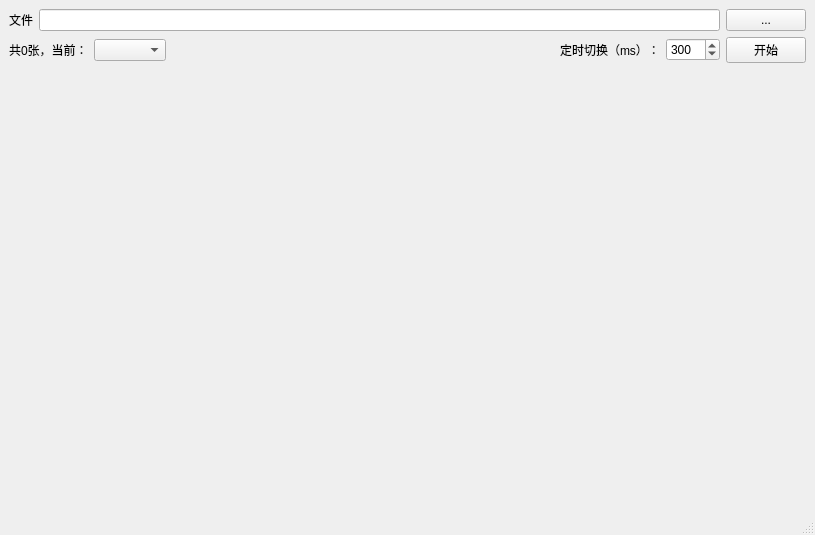
<?xml version="1.0" encoding="UTF-8"?>
<ui version="4.0">
 <class>MainWindow</class>
 <widget class="QMainWindow" name="MainWindow">
  <property name="geometry">
   <rect>
    <x>0</x>
    <y>0</y>
    <width>815</width>
    <height>535</height>
   </rect>
  </property>
  <property name="windowTitle">
   <string>MainWindow</string>
  </property>
  <widget class="QWidget" name="centralwidget">
   <layout class="QVBoxLayout" name="verticalLayout_2">
    <item>
     <layout class="QVBoxLayout" name="verticalLayout">
      <item>
       <layout class="QHBoxLayout" name="horizontalLayout">
        <item>
         <widget class="QLabel" name="label">
          <property name="text">
           <string>文件</string>
          </property>
         </widget>
        </item>
        <item>
         <widget class="QLineEdit" name="lineEdit_file"/>
        </item>
        <item>
         <widget class="QPushButton" name="pushButton_selectFile">
          <property name="text">
           <string>...</string>
          </property>
         </widget>
        </item>
       </layout>
      </item>
      <item>
       <layout class="QHBoxLayout" name="horizontalLayout_2">
        <item>
         <widget class="QLabel" name="label_info">
          <property name="text">
           <string>共0张，当前：</string>
          </property>
         </widget>
        </item>
        <item>
         <widget class="QComboBox" name="comboBox_curIndex"/>
        </item>
        <item>
         <spacer name="horizontalSpacer">
          <property name="orientation">
           <enum>Qt::Horizontal</enum>
          </property>
          <property name="sizeHint" stdset="0">
           <size>
            <width>40</width>
            <height>20</height>
           </size>
          </property>
         </spacer>
        </item>
        <item>
         <widget class="QLabel" name="label_2">
          <property name="text">
           <string>定时切换（ms）：</string>
          </property>
         </widget>
        </item>
        <item>
         <widget class="QSpinBox" name="spinBox_interval">
          <property name="maximum">
           <number>9999</number>
          </property>
          <property name="value">
           <number>300</number>
          </property>
         </widget>
        </item>
        <item>
         <widget class="QPushButton" name="pushButton_start">
          <property name="text">
           <string>开始</string>
          </property>
         </widget>
        </item>
       </layout>
      </item>
      <item>
       <spacer name="verticalSpacer">
        <property name="orientation">
         <enum>Qt::Vertical</enum>
        </property>
        <property name="sizeHint" stdset="0">
         <size>
          <width>20</width>
          <height>40</height>
         </size>
        </property>
       </spacer>
      </item>
     </layout>
    </item>
   </layout>
  </widget>
  <widget class="QMenuBar" name="menubar">
   <property name="geometry">
    <rect>
     <x>0</x>
     <y>0</y>
     <width>815</width>
     <height>25</height>
    </rect>
   </property>
  </widget>
  <widget class="QStatusBar" name="statusbar"/>
 </widget>
 <resources/>
 <connections/>
</ui>
